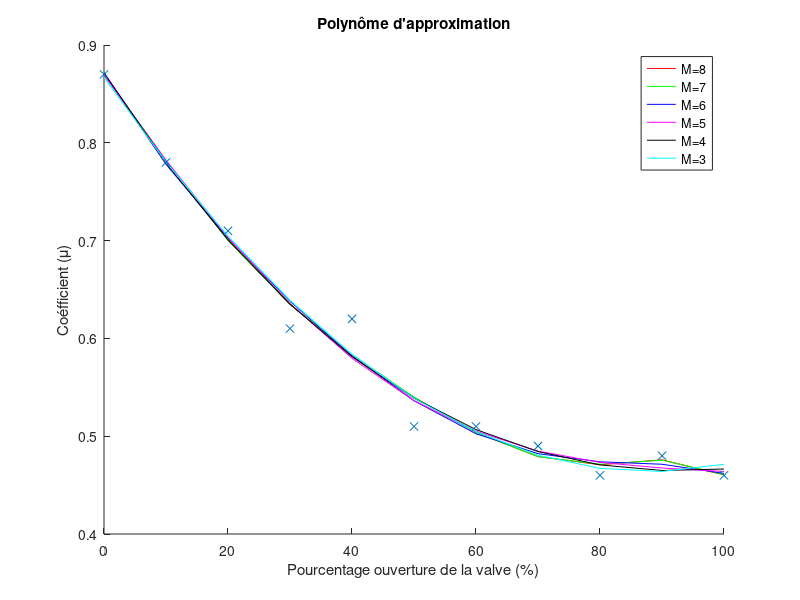
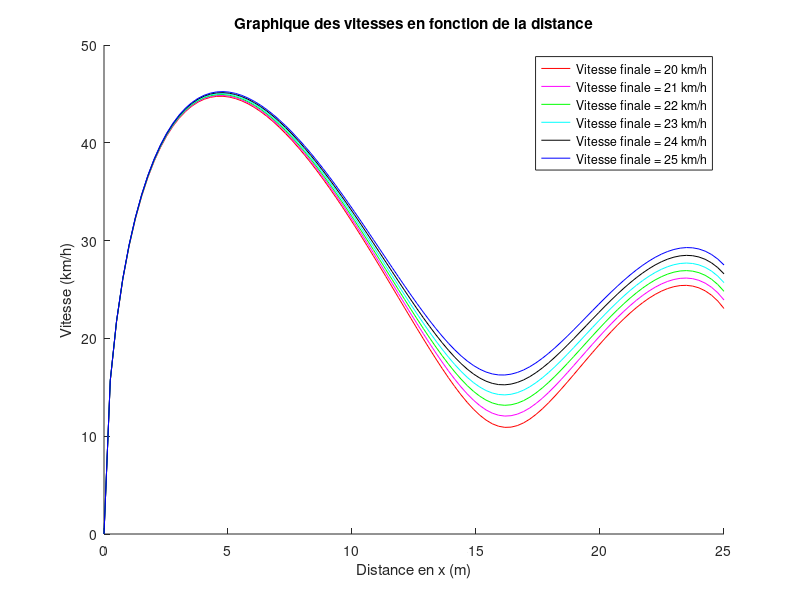
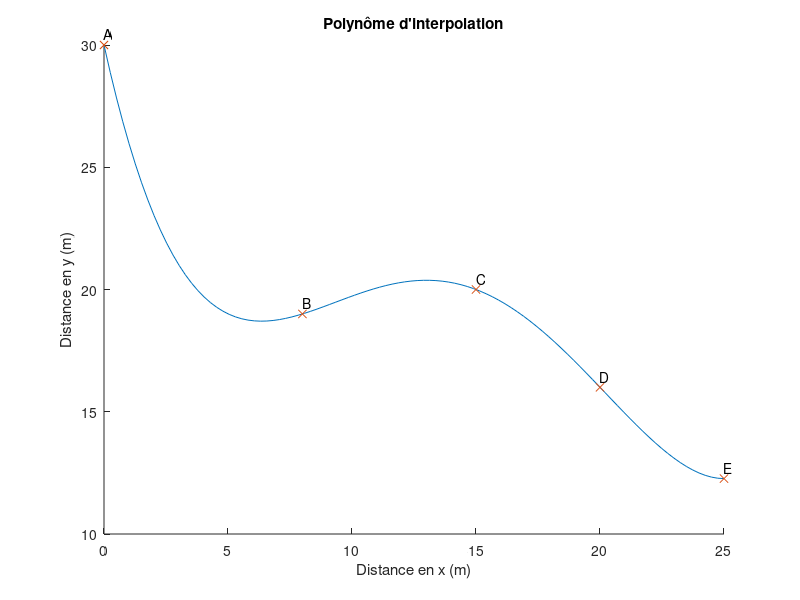
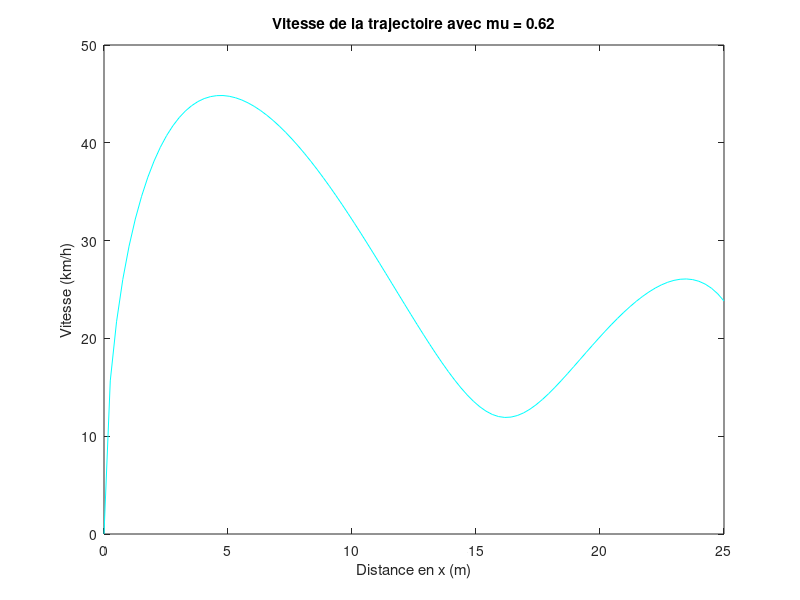

MATLAB code for these plots, in order:

%% Trajectoire - polynome d'interpolation

xnI = [0 8 15 20 25 ];
ynI = [ 30 19 20 16 12.2662 ];
names = {'A', 'B', 'C', 'D', 'E'};

phi1I = ones(size(xnI))';
phi2I = xnI';
phi3I = (xnI.^2)';
phi4I = (xnI.^3)';
phi5I = (xnI.^4)';

P = [ phi1I phi2I phi3I phi4I phi5I; ];

A = pinv(P)*ynI'

r = roots([A(5)*4 A(4)*3 A(3)*2 A(2)])
x = linspace(0, 25);
g_x = A(1) + A(2)*x + A(3)*x.^2 + A(4)*x.^3 + A(5)*x.^4;


% Trajectoire - polynome d'approximation
dx = 10;
xn = [0:dx:100];
yn = [ 0.87 0.78 0.71 0.61 0.62 0.51 0.51 0.49 0.46 0.48 0.46 ];
N = 11;

phi1 = ones(size(xn))';
phi2 = xn';
phi3 = (xn.^2)';
phi4 = (xn.^3)';
phi5 = (xn.^4)';
phi6 = (xn.^5)';
phi7 = (xn.^6)';
phi8 = (xn.^7)';

% Pour M = 8
P8 = [ phi1 phi2 phi3 phi4 phi5 phi6 phi7 phi8 ; ];
A8 = pinv(P8)*yn';

% Pour M = 7
P7 = [ phi1 phi2 phi3 phi4 phi5 phi6 phi7 ; ];
A7 = pinv(P7)*yn';

% Pour M = 6
P6 = [ phi1 phi2 phi3 phi4 phi5 phi6 ; ];
A6 = pinv(P6)*yn';

% Pour M = 5
P5 = [ phi1 phi2 phi3 phi4 phi5 ; ];
A5 = pinv(P5)*yn';

% Pour M = 4
P4 = [ phi1 phi2 phi3 phi4 ; ];
A4 = pinv(P4)*yn';

% Pour M = 3
P3 = [ phi1 phi2 phi3 ; ];
A3 = pinv(P3)*yn';

% Polynômes d'approximations
g8 = A8(1) + A8(2)*xn + A8(3)*xn.^2 + A8(4)*xn.^3 + A8(5)*xn.^4 + A8(6)*xn.^5 + A8(7)*xn.^6 + A8(8)*xn.^7;
g7 = A7(1) + A7(2)*xn + A7(3)*xn.^2 + A7(4)*xn.^3 + A7(5)*xn.^4 + A7(6)*xn.^5 + A7(7)*xn.^6;
g6 = A6(1) + A6(2)*xn + A6(3)*xn.^2 + A6(4)*xn.^3 + A6(5)*xn.^4 + A6(6)*xn.^5;
g5 = A5(1) + A5(2)*xn + A5(3)*xn.^2 + A5(4)*xn.^3 + A5(5)*xn.^4;
g4 = A4(1) + A4(2)*xn + A4(3)*xn.^2 + A4(4)*xn.^3;
g3 = A3(1) + A3(2)*xn + A3(3)*xn.^2;

% Représentation
figure

hold on
plot(xn, g8, 'red')
plot(xn, g7, 'green')
plot(xn, g6, 'blue')
plot(xn, g5, 'magenta')
plot(xn, g4, 'black')
plot(xn, g3, 'cyan')
plot(xn, yn, 'x')
title("Polynôme d'approximation")
xlabel('Pourcentage ouverture de la valve (%)')
ylabel('Coéfficient (\mu)')
legend('M=8','M=7','M=6','M=5','M=4','M=3');
hold off

% Calcul des erreurs pour 5 et 6

% Erreur quadratique
E5 = sum((g5-yn).^2)
E6 = sum((g6-yn).^2)

% RMSE
errr_rms_5 = sqrt(mean((g5-yn).*(g5-yn)))
errr_rms_6 = sqrt(mean((g6-yn).*(g6-yn)))

% Correlation
y_mean = mean(yn);
R_2_5 = (sum((g5 - y_mean).^2)) / ( sum((yn - y_mean).^2) )
R_2_6 = (sum((g6 - y_mean).^2)) / ( sum((yn - y_mean).^2) )

% Choix : M = 6, car c'est dont la correlation est le plus proche de 1

% Vitesses
hi = 30;
hf = 12.7843;
g = 9.8;
xf = 25;
km_h = 1000/3600;

% En posant la vitesse

vf = 20*km_h;
mu_20 = ((hi - hf) - ((1/(2*g))*vf^2))/xf

vf = 21*km_h;
mu_21 = ((hi - hf) - ((1/(2*g))*vf^2))/xf

vf = 22*km_h;
mu_22 = ((hi - hf) - ((1/(2*g))*vf^2))/xf

vf = 23*km_h;
mu_23 = ((hi - hf) - ((1/(2*g))*vf^2))/xf

vf = 24*km_h;
mu_24 = ((hi - hf) - ((1/(2*g))*vf^2))/xf

vf = 25*km_h;
mu_25 = ((hi - hf) - ((1/(2*g))*vf^2))/xf


% Représentation en fonction de la vitesse en utilisant le polynôme d'interpolation
mu = (mu_20 + mu_25)./2;
v1 = sqrt(2.*g.*(hi - (mu.*x) - g_x));
v2 = sqrt(2.*g.*(hi - (mu_20.*x) - g_x));
v3 = sqrt(2.*g.*(hi - (mu_21.*x) - g_x));
v4 = sqrt(2.*g.*(hi - (mu_22.*x) - g_x));
v5 = sqrt(2.*g.*(hi - (mu_23.*x) - g_x));
v6 = sqrt(2.*g.*(hi - (mu_24.*x) - g_x));
v7 = sqrt(2.*g.*(hi - (mu_25.*x) - g_x));

% Vrai vitesse selon mu = 0.62 (40%)
mu = 0.62;
v = sqrt(2.*g.*(hi - (mu.*x) - g_x))

figure
%plot(x, vf)
%plot(x, v1./km_h, 'blue')
hold on
plot(x, v2./km_h, 'red')
plot(x, v3./km_h, 'magenta')
plot(x, v4./km_h, 'green')
plot(x, v5./km_h, 'cyan')
plot(x, v6./km_h, 'black')
plot(x, v7./km_h, 'blue')
hold off
title("Graphique des vitesses en fonction de la distance")
xlabel('Distance en x (m)')
ylabel('Vitesse (km/h)')
legend('Vitesse finale = 20 km/h','Vitesse finale = 21 km/h','Vitesse finale = 22 km/h','Vitesse finale = 23 km/h','Vitesse finale = 24 km/h','Vitesse finale = 25 km/h')


figure
hold on
plot(x, g_x)
plot(xnI, ynI, 'x')
title("Polynôme d'interpolation")
text(xnI, ynI+0.45, names)
xlabel('Distance en x (m)')
ylabel('Distance en y (m)')
hold off

figure
plot(x, v./km_h, 'cyan')
title("Vitesse de la trajectoire avec \mu = 0.62")
xlabel('Distance en x (m)')
ylabel('Vitesse (km/h)')
